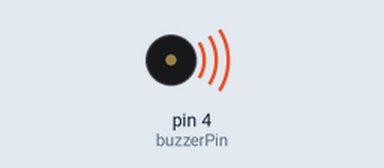
Recording of a sketch running on a simulated Arduino Uno, built with avr-gcc and run on an emulated ATmega328P. Parts: buzzer (waves = sounding).

Above: at 0.1 s.
Timing chart, 0 to 40.0 s (numbered marks = the images above):
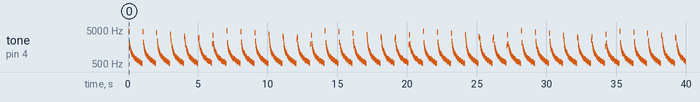

Measured:
- by itself, tone on pin 4 (buzzerPin): plays 4642 Hz for 0.04 s, 2066 Hz for 0.04 s, 1587 Hz for 0.04 s, 1339 Hz for 0.04 s, 1180 Hz for 0.04 s, 1067 Hz for 0.04 s … (526 notes in this stretch)

The sketch:

beep_demo_2-alarm.ino
```cpp
// Sound and Music
// Kevin McAleer January 2021

int buzzerPin = 4; // Our buzzer is connected to pin 4

void setup() {
  // put your setup code here, to run once:
  pinMode(buzzerPin, OUTPUT);
}

void loop() {
  // put your main code here, to run repeatedly:

  for(int i=10; i< 1000;i++) {
    digitalWrite(buzzerPin, HIGH);
    delayMicroseconds(i);
    digitalWrite(buzzerPin, LOW);
    delayMicroseconds(i);
  }
}
```
